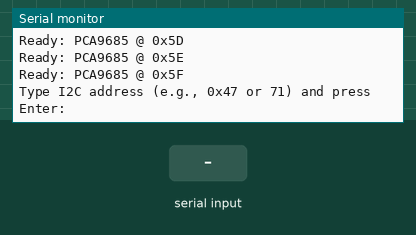
Simulated run of this sketch. Board: Arduino Uno, built with avr-gcc and run on an emulated ATmega328P. Parts: the last lines printed to the serial monitor. Inputs (shaded band) come from the test bench.

Above: at 1.8 s.
1.9 s: "0x\n" received over Serial
At 3.0 s:
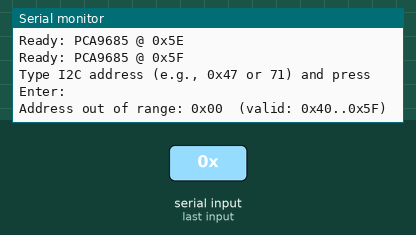
3.4 s: byte 10 ('\n') received over Serial
At 4.1 s:
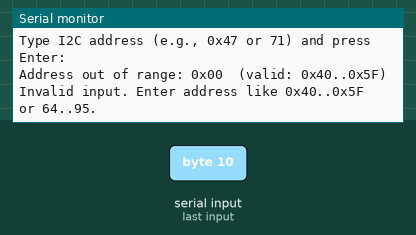
4.9 s: "90,45\n" received over Serial
At 5.7 s:
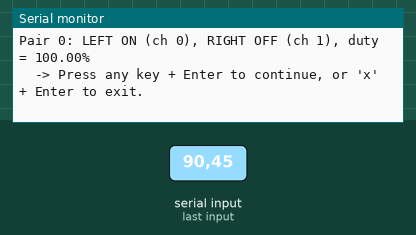
6.4 s: byte 120 ('x') received over Serial
At 7.6 s:
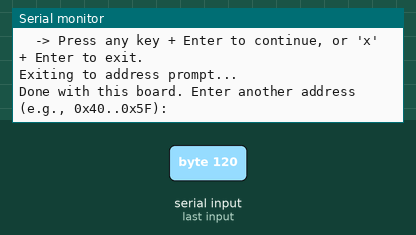
7.9 s: "30,150\n" received over Serial
At 8.8 s:
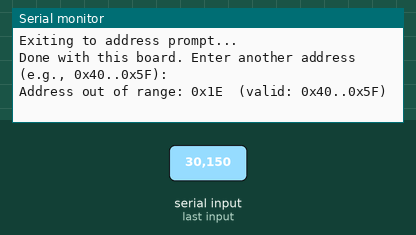
Timing chart, 0 to 10.4 s (numbered marks = the images above; inputs shaded):
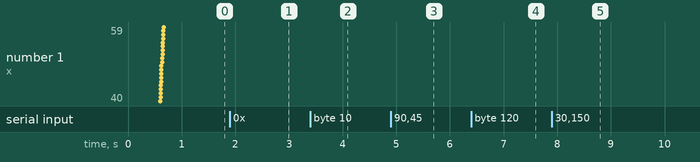

The sketch:

goToAddress.ino
```cpp
#include <Wire.h>
#include <Adafruit_PWMServoDriver.h>
#include <math.h>

/*
  SINGLE-BOARD MODE — ADDRESS-SELECT + KEY-ADVANCE
  ------------------------------------------------
  Usage:
    1) Open Serial Monitor @ 115200, line ending = "Newline".
    2) Type an address like: 0x40 ... 0x5F  (hex)  or 64 ... 95 (decimal)
       and press Enter.
    3) If found, the sketch controls ONLY that PCA9685.
       - Shows pairs (0,1), (2,3), ..., (14,15)
       - Left ON at DUTY_PERCENT, Right OFF
       - Press any key + Enter to advance pairs
       - Press 'x' + Enter to exit back to address prompt

  Safety:
    - Before switching pairs: all channels OFF
    - Right pin ALWAYS OFF
*/

//////////////////// USER SETTINGS ////////////////////
#define NUM_BOARDS       32
#define BASE_ADDR        0x40          // valid range: 0x40 .. 0x5F
#define PWM_FREQ_HZ      1000
#define I2C_SPEED_HZ     400000

float DUTY_PERCENT = 100.0f;            // Left duty [%]
#define ENABLE_SERIAL_LOG 1
///////////////////////////////////////////////////////

Adafruit_PWMServoDriver* boards[NUM_BOARDS] = { nullptr };

// ----------------- Utilities -----------------
static inline uint16_t dutyToTicks(float percent) {
  if (percent < 0.0f)   percent = 0.0f;
  if (percent > 100.0f) percent = 100.0f;
  return (uint16_t) lroundf(4095.0f * (percent / 100.0f));
}

static inline void allOff(Adafruit_PWMServoDriver* board) {
  for (int ch = 0; ch < 16; ++ch) board->setPWM(ch, 0, 0);
}

static inline void activateLeftOnly(Adafruit_PWMServoDriver* board, int pairIndex, uint16_t leftTicks) {
  const int leftPin  = 2 * pairIndex;
  const int rightPin = leftPin + 1;
  board->setPWM(rightPin, 0, 0);         // RIGHT OFF
  board->setPWM(leftPin,  0, leftTicks); // LEFT duty
}

// Return 0 if no char (non-blocking), otherwise the first char read (and flushes rest)
static char readKeyNonBlocking() {
  if (Serial.available() == 0) return 0;
  char c = (char)Serial.read();
  while (Serial.available() > 0) (void)Serial.read();
  return c;
}

// Read a full line (ending with \n). Returns true if a line was captured in 'out'.
static bool readLine(String &out) {
  while (Serial.available() > 0) {
    char c = (char)Serial.read();
    if (c == '\r') continue;
    if (c == '\n') {
      return true;            // line complete
    }
    out += c;
  }
  return false;
}

// Parse user input as hex ("0x47" or "47") or decimal ("71")
static bool parseAddr(const String &s, uint8_t &addr) {
  // Trim spaces
  String t = s;
  t.trim();
  if (t.length() == 0) return false;

  long val = -1;
  if (t.startsWith("0x") || t.startsWith("0X")) {
    // hex
    val = strtol(t.c_str(), nullptr, 16);
  } else {
    // try hex if contains A-F, else decimal
    bool hasHexDigit = false;
    for (size_t i = 0; i < t.length(); ++i) {
      char c = t[i];
      if ((c >= 'A' && c <= 'F') || (c >= 'a' && c <= 'f')) { hasHexDigit = true; break; }
    }
    val = strtol(t.c_str(), nullptr, hasHexDigit ? 16 : 10);
  }
  if (val < 0 || val > 127) return false;
  addr = (uint8_t)val;
  return true;
}

// I2C presence probe (ACK check). Returns true if a device ACKs at addr.
static bool i2cPresent(uint8_t addr) {
  Wire.beginTransmission(addr);
  return (Wire.endTransmission() == 0);
}

// --------------- Setup & Init ----------------
void setup() {
#if ENABLE_SERIAL_LOG
  Serial.begin(115200);
  delay(600);
  Serial.println("PCA9685 single-board debug (address-select + key-advance)");
#endif

  Wire.begin();
  Wire.setClock(I2C_SPEED_HZ);

  // Pre-instantiate all drivers (addresses 0x40..0x5F)
  for (int i = 0; i < NUM_BOARDS; ++i) {
    uint8_t addr = (uint8_t)(BASE_ADDR + i);
    boards[i] = new Adafruit_PWMServoDriver(addr);
    boards[i]->begin();
    boards[i]->setPWMFreq(PWM_FREQ_HZ);
    allOff(boards[i]);
#if ENABLE_SERIAL_LOG
    Serial.print("Ready: PCA9685 @ 0x");
    if (addr < 0x10) Serial.print('0');
    Serial.println(addr, HEX);
#endif
    delay(2);
  }

#if ENABLE_SERIAL_LOG
  Serial.println();
  Serial.println("Type I2C address (e.g., 0x47 or 71) and press Enter:");
#endif
}

// --------------- Main Loop -------------------
void loop() {
  static String line;
  // 1) Wait for a line (address)
  if (!readLine(line)) {
    delay(2);
    return;
  }

  // Got a line: parse address
  uint8_t addr = 0;
  if (!parseAddr(line, addr)) {
#if ENABLE_SERIAL_LOG
    Serial.println("Invalid input. Enter address like 0x40..0x5F or 64..95.");
#endif
    line = "";
    return;
  }
  line = "";

  // 2) Validate range
  if (addr < BASE_ADDR || addr >= (BASE_ADDR + NUM_BOARDS)) {
#if ENABLE_SERIAL_LOG
    Serial.print("Address out of range: 0x");
    if (addr < 0x10) Serial.print('0');
    Serial.print(addr, HEX);
    Serial.println("  (valid: 0x40..0x5F)");
#endif
    return;
  }

  // 3) Probe device presence
  if (!i2cPresent(addr)) {
#if ENABLE_SERIAL_LOG
    Serial.print("No ACK from device at 0x");
    if (addr < 0x10) Serial.print('0');
    Serial.print(addr, HEX);
    Serial.println(". Check wiring/power.");
#endif
    return;
  }

  // 4) Control ONLY this board
  Adafruit_PWMServoDriver* board = boards[addr - BASE_ADDR];
  const uint16_t leftTicks = dutyToTicks(DUTY_PERCENT);

#if ENABLE_SERIAL_LOG
  Serial.print("\n=== Controlling PCA9685 @ 0x");
  if (addr < 0x10) Serial.print('0');
  Serial.print(addr, HEX);
  Serial.println(" ===");
  Serial.println("Press any key + Enter to advance pairs; 'x' + Enter to exit.");
#endif

  // Ensure clean start
  allOff(board);

  for (int pair = 0; pair < 8; ++pair) {
    allOff(board);
    activateLeftOnly(board, pair, leftTicks);

#if ENABLE_SERIAL_LOG
    Serial.print("Pair ");
    Serial.print(pair);
    Serial.print(": LEFT ON (ch ");
    Serial.print(2 * pair);
    Serial.print("), RIGHT OFF (ch ");
    Serial.print(2 * pair + 1);
    Serial.print("), duty = ");
    Serial.print(DUTY_PERCENT);
    Serial.println("%");
    Serial.println("  -> Press any key + Enter to continue, or 'x' + Enter to exit.");
#endif

    // Wait here for user input
    char c = 0;
    while ((c = readKeyNonBlocking()) == 0) {
      delay(1);
    }
    if (c == 'x' || c == 'X') {
#if ENABLE_SERIAL_LOG
      Serial.println("Exiting to address prompt...");
#endif
      break;
    }
  }

  // Clean up
  allOff(board);

#if ENABLE_SERIAL_LOG
  Serial.println("Done with this board. Enter another address (e.g., 0x40..0x5F):");
#endif
}
```

Measured:
- after the input at 1.9 s, the serial monitor: prints a new line at once (image 1)
- after the input at 3.4 s, the serial monitor: prints a new line at once (image 2)
- after the input at 4.9 s, the serial monitor: prints a new line at once (image 3)
- after the input at 6.4 s, the serial monitor: prints a new line at once (image 4)
- after the input at 7.9 s, the serial monitor: prints a new line at once (image 5)
